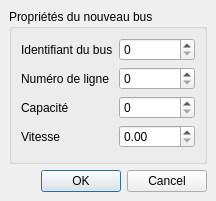
<ui version="4.0" >
 <class>bus_creation_dialog</class>
 <widget class="QDialog" name="bus_creation_dialog" >
  <property name="geometry" >
   <rect>
    <x>0</x>
    <y>0</y>
    <width>216</width>
    <height>201</height>
   </rect>
  </property>
  <property name="windowTitle" >
   <string>Dialog</string>
  </property>
  <layout class="QGridLayout" >
   <property name="margin" >
    <number>9</number>
   </property>
   <property name="spacing" >
    <number>6</number>
   </property>
   <item row="2" column="0" >
    <widget class="QDialogButtonBox" name="buttonBox" >
     <property name="orientation" >
      <enum>Qt::Horizontal</enum>
     </property>
     <property name="standardButtons" >
      <set>QDialogButtonBox::Cancel|QDialogButtonBox::NoButton|QDialogButtonBox::Ok</set>
     </property>
    </widget>
   </item>
   <item row="0" column="0" >
    <widget class="QGroupBox" name="gb_propriete" >
     <property name="title" >
      <string>Propriétés du nouveau bus</string>
     </property>
     <layout class="QGridLayout" >
      <property name="margin" >
       <number>9</number>
      </property>
      <property name="spacing" >
       <number>6</number>
      </property>
      <item row="3" column="0" >
       <widget class="QLabel" name="lbl_vitesse" >
        <property name="text" >
         <string>Vitesse</string>
        </property>
       </widget>
      </item>
      <item row="1" column="0" >
       <widget class="QLabel" name="lbl_no_ligne" >
        <property name="text" >
         <string>Numéro de ligne</string>
        </property>
       </widget>
      </item>
      <item row="0" column="0" >
       <widget class="QLabel" name="lbl_id_bus" >
        <property name="text" >
         <string>Identifiant du bus</string>
        </property>
       </widget>
      </item>
      <item row="2" column="0" >
       <widget class="QLabel" name="lbl_capacite" >
        <property name="text" >
         <string>Capacité</string>
        </property>
       </widget>
      </item>
      <item row="3" column="1" >
       <widget class="QDoubleSpinBox" name="dsb_vitesse" />
      </item>
      <item row="2" column="1" >
       <widget class="QSpinBox" name="sb_capacite" />
      </item>
      <item row="1" column="1" >
       <widget class="QSpinBox" name="sb_no_ligne" />
      </item>
      <item row="0" column="1" >
       <widget class="QSpinBox" name="sb_id_bus" />
      </item>
     </layout>
    </widget>
   </item>
  </layout>
 </widget>
 <resources/>
 <connections>
  <connection>
   <sender>buttonBox</sender>
   <signal>accepted()</signal>
   <receiver>bus_creation_dialog</receiver>
   <slot>accept()</slot>
   <hints>
    <hint type="sourcelabel" >
     <x>248</x>
     <y>254</y>
    </hint>
    <hint type="destinationlabel" >
     <x>157</x>
     <y>274</y>
    </hint>
   </hints>
  </connection>
  <connection>
   <sender>buttonBox</sender>
   <signal>rejected()</signal>
   <receiver>bus_creation_dialog</receiver>
   <slot>reject()</slot>
   <hints>
    <hint type="sourcelabel" >
     <x>316</x>
     <y>260</y>
    </hint>
    <hint type="destinationlabel" >
     <x>286</x>
     <y>274</y>
    </hint>
   </hints>
  </connection>
 </connections>
</ui>
